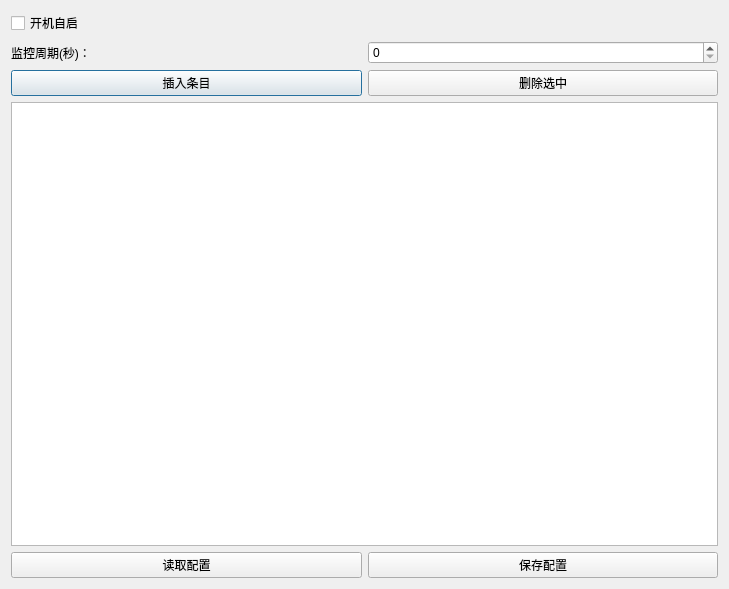
<?xml version="1.0" encoding="UTF-8"?>
<ui version="4.0">
 <class>DialogConfig</class>
 <widget class="QDialog" name="DialogConfig">
  <property name="geometry">
   <rect>
    <x>0</x>
    <y>0</y>
    <width>729</width>
    <height>589</height>
   </rect>
  </property>
  <property name="windowTitle">
   <string>软件配置</string>
  </property>
  <layout class="QVBoxLayout" name="verticalLayout">
   <item>
    <widget class="QCheckBox" name="chbAutoRun">
     <property name="text">
      <string>开机自启</string>
     </property>
    </widget>
   </item>
   <item>
    <layout class="QHBoxLayout" name="horizontalLayout">
     <item>
      <widget class="QLabel" name="label">
       <property name="text">
        <string>监控周期(秒)：</string>
       </property>
      </widget>
     </item>
     <item>
      <widget class="QSpinBox" name="spinCycle"/>
     </item>
    </layout>
   </item>
   <item>
    <layout class="QHBoxLayout" name="horizontalLayout_2">
     <item>
      <widget class="QPushButton" name="btnInsert">
       <property name="text">
        <string>插入条目</string>
       </property>
      </widget>
     </item>
     <item>
      <widget class="QPushButton" name="btnDelete">
       <property name="text">
        <string>删除选中</string>
       </property>
      </widget>
     </item>
    </layout>
   </item>
   <item>
    <widget class="QTableWidget" name="tableWidget"/>
   </item>
   <item>
    <layout class="QHBoxLayout" name="horizontalLayout_3">
     <item>
      <widget class="QPushButton" name="btnLoadCfg">
       <property name="text">
        <string>读取配置</string>
       </property>
      </widget>
     </item>
     <item>
      <widget class="QPushButton" name="btnSaveCfg">
       <property name="text">
        <string>保存配置</string>
       </property>
      </widget>
     </item>
    </layout>
   </item>
  </layout>
 </widget>
 <resources/>
 <connections/>
</ui>
